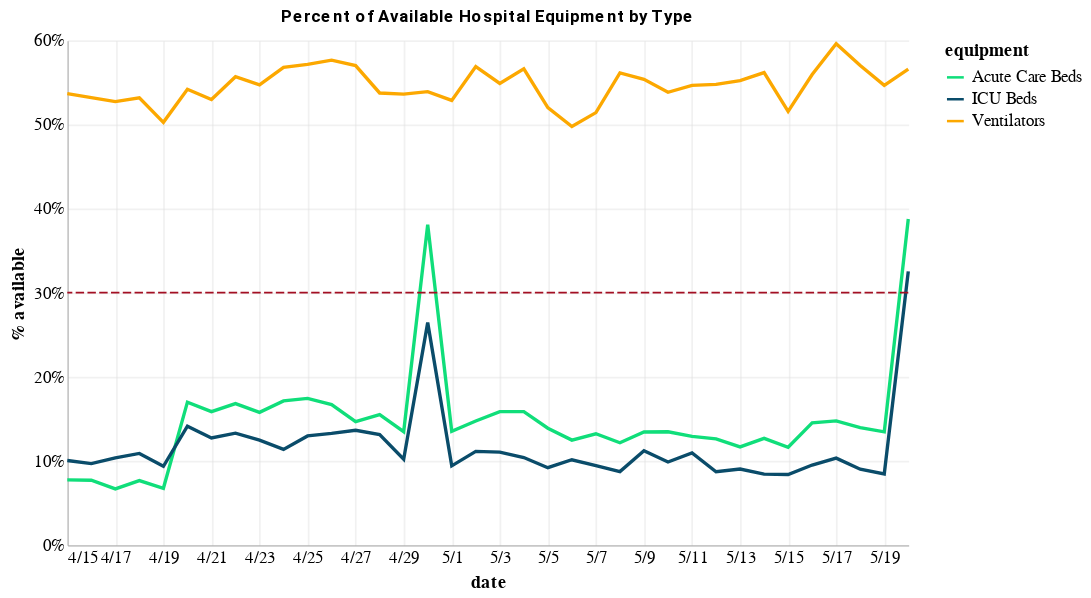

This figure's notebook cell:
### Markdown cell above
## Hospital Capacity Charts

### Code cell
hospital = utils.lacity_hospital_charts(start_date)

### Figure 1 — Vega-Lite specification as saved in the notebook (floating-point values rounded to 4 significant figures)
{"config": {"view": {"continuousWidth": 400, "continuousHeight": 300, "strokeOpacity": 0}, "axis": {"domainOpacity": 0.4, "gridOpacity": 0.4, "ticks": false}, "title": {"anchor": "middle", "color": "black", "font": "Roboto", "fontSize": 10}}, "layer": [{"data": {"name": "data-83e0010052bfa5a29168e0ba285cc966"}, "mark": "line", "encoding": {"color": {"type": "nominal", "field": "equipment", "scale": {"domain": ["Acute Care Beds", "ICU Beds", "Ventilators"], "range": ["#10DE7A", "#0A4C6A", "#FCA800"]}}, "x": {"type": "temporal", "axis": {"format": "%-m/%-d"}, "field": "date", "timeUnit": "monthdate", "title": "date"}, "y": {"type": "quantitative", "axis": {"format": "%"}, "field": "pct_available", "title": "% available"}}}, {"data": {"name": "data-3d40eef6f5c0bf9cd18ed8669401cbf2"}, "mark": {"type": "rule", "color": "#A30F23", "strokeDash": [5, 2]}, "encoding": {"y": {"type": "quantitative", "field": "y"}}}], "title": "Percent of Available Hospital Equipment by Type", "width": 500, "$schema": "https://vega.github.io/schema/vega-lite/v4.0.2.json", "datasets": {"data-83e0010052bfa5a29168e0ba285cc966": [{"date": "2020-04-15T07:00:00+00:00", "equipment": "Acute Care Beds", "type_total": 16910.0, "n_available": 1309.0, "pct_available": 0.0774}, {"date": "2020-04-15T07:00:00+00:00", "equipment": "ICU Beds", "type_total": 2480.0, "n_available": 249.0, "pct_available": 0.1004}, {"date": "2020-04-15T07:00:00+00:00", "equipment": "Ventilators", "type_total": 2104.0, "n_available": 1129.0, "pct_available": 0.5366}, {"date": "2020-04-16T07:00:00+00:00", "equipment": "Acute Care Beds", "type_total": 17000.0, "n_available": 1309.0, "pct_available": 0.077}, {"date": "2020-04-16T07:00:00+00:00", "equipment": "ICU Beds", "type_total": 2500.0, "n_available": 242.0, "pct_available": 0.0968}, {"date": "2020-04-16T07:00:00+00:00", "equipment": "Ventilators", "type_total": 2104.0, "n_available": 1119.0, "pct_available": 0.5318}, {"date": "2020-04-17T07:00:00+00:00", "equipment": "Acute Care Beds", "type_total": 17000.0, "n_available": 1133.0, "pct_available": 0.06665}, {"date": "2020-04-17T07:00:00+00:00", "equipment": "ICU Beds", "type_total": 2500.0, "n_available": 259.0, "pct_available": 0.1036}, {"date": "2020-04-17T07:00:00+00:00", "equipment": "Ventilators", "type_total": 2132.0, "n_available": 1124.0, "pct_available": 0.5272}, {"date": "2020-04-18T07:00:00+00:00", "equipment": "Acute Care Beds", "type_total": 17000.0, "n_available": 1301.0, "pct_available": 0.07653}, {"date": "2020-04-18T07:00:00+00:00", "equipment": "ICU Beds", "type_total": 2500.0, "n_available": 272.0, "pct_available": 0.1088}, {"date": "2020-04-18T07:00:00+00:00", "equipment": "Ventilators", "type_total": 1956.0, "n_available": 1040.0, "pct_available": 0.5317}, {"date": "2020-04-19T07:00:00+00:00", "equipment": "Acute Care Beds", "type_total": 17000.0, "n_available": 1145.0, "pct_available": 0.06735}, {"date": "2020-04-19T07:00:00+00:00", "equipment": "ICU Beds", "type_total": 2500.0, "n_available": 234.0, "pct_available": 0.0936}, {"date": "2020-04-19T07:00:00+00:00", "equipment": "Ventilators", "type_total": 1958.0, "n_available": 984.0, "pct_available": 0.5026}, {"date": "2020-04-20T07:00:00+00:00", "equipment": "Acute Care Beds", "type_total": 7072.0, "n_available": 1201.0, "pct_available": 0.1698}, {"date": "2020-04-20T07:00:00+00:00", "equipment": "ICU Beds", "type_total": 1643.0, "n_available": 232.0, "pct_available": 0.1412}, {"date": "2020-04-20T07:00:00+00:00", "equipment": "Ventilators", "type_total": 2076.0, "n_available": 1125.0, "pct_available": 0.5419}, {"date": "2020-04-21T07:00:00+00:00", "equipment": "Acute Care Beds", "type_total": 6642.0, "n_available": 1053.0, "pct_available": 0.1585}, {"date": "2020-04-21T07:00:00+00:00", "equipment": "ICU Beds", "type_total": 1934.0, "n_available": 246.0, "pct_available": 0.1272}, {"date": "2020-04-21T07:00:00+00:00", "equipment": "Ventilators", "type_total": 2158.0, "n_available": 1143.0, "pct_available": 0.5297}, {"date": "2020-04-22T07:00:00+00:00", "equipment": "Acute Care Beds", "type_total": 6260.0, "n_available": 1052.0, "pct_available": 0.1681}, {"date": "2020-04-22T07:00:00+00:00", "equipment": "ICU Beds", "type_total": 1986.0, "n_available": 264.0, "pct_available": 0.1329}, {"date": "2020-04-22T07:00:00+00:00", "equipment": "Ventilators", "type_total": 2204.0, "n_available": 1227.0, "pct_available": 0.5567}, {"date": "2020-04-23T07:00:00+00:00", "equipment": "Acute Care Beds", "type_total": 6107.0, "n_available": 963.0, "pct_available": 0.1577}, {"date": "2020-04-23T07:00:00+00:00", "equipment": "ICU Beds", "type_total": 1940.0, "n_available": 242.0, "pct_available": 0.1247}, {"date": "2020-04-23T07:00:00+00:00", "equipment": "Ventilators", "type_total": 2221.0, "n_available": 1215.0, "pct_available": 0.5471}, {"date": "2020-04-24T07:00:00+00:00", "equipment": "Acute Care Beds", "type_total": 6403.0, "n_available": 1097.0, "pct_available": 0.1713}, {"date": "2020-04-24T07:00:00+00:00", "equipment": "ICU Beds", "type_total": 1848.0, "n_available": 210.0, "pct_available": 0.1136}, {"date": "2020-04-24T07:00:00+00:00", "equipment": "Ventilators", "type_total": 2134.0, "n_available": 1212.0, "pct_available": 0.5679}, {"date": "2020-04-25T07:00:00+00:00", "equipment": "Acute Care Beds", "type_total": 6214.0, "n_available": 1083.0, "pct_available": 0.1743}, {"date": "2020-04-25T07:00:00+00:00", "equipment": "ICU Beds", "type_total": 1820.0, "n_available": 236.0, "pct_available": 0.1297}, {"date": "2020-04-25T07:00:00+00:00", "equipment": "Ventilators", "type_total": 2028.0, "n_available": 1159.0, "pct_available": 0.5715}, {"date": "2020-04-26T07:00:00+00:00", "equipment": "Acute Care Beds", "type_total": 6087.0, "n_available": 1016.0, "pct_available": 0.1669}, {"date": "2020-04-26T07:00:00+00:00", "equipment": "ICU Beds", "type_total": 1757.0, "n_available": 233.0, "pct_available": 0.1326}, {"date": "2020-04-26T07:00:00+00:00", "equipment": "Ventilators", "type_total": 1797.0, "n_available": 1036.0, "pct_available": 0.5765}, {"date": "2020-04-27T07:00:00+00:00", "equipment": "Acute Care Beds", "type_total": 6299.0, "n_available": 924.0, "pct_available": 0.1467}, {"date": "2020-04-27T07:00:00+00:00", "equipment": "ICU Beds", "type_total": 1870.0, "n_available": 255.0, "pct_available": 0.1364}, {"date": "2020-04-27T07:00:00+00:00", "equipment": "Ventilators", "type_total": 2042.0, "n_available": 1164.0, "pct_available": 0.57}, {"date": "2020-04-28T07:00:00+00:00", "equipment": "Acute Care Beds", "type_total": 6565.0, "n_available": 1018.0, "pct_available": 0.1551}, {"date": "2020-04-28T07:00:00+00:00", "equipment": "ICU Beds", "type_total": 1967.0, "n_available": 258.0, "pct_available": 0.1312}, {"date": "2020-04-28T07:00:00+00:00", "equipment": "Ventilators", "type_total": 2030.0, "n_available": 1091.0, "pct_available": 0.5374}, {"date": "2020-04-29T07:00:00+00:00", "equipment": "Acute Care Beds", "type_total": 6715.0, "n_available": 905.0, "pct_available": 0.1348}, {"date": "2020-04-29T07:00:00+00:00", "equipment": "ICU Beds", "type_total": 2168.0, "n_available": 221.0, "pct_available": 0.1019}, {"date": "2020-04-29T07:00:00+00:00", "equipment": "Ventilators", "type_total": 2263.0, "n_available": 1213.0, "pct_available": 0.536}, {"date": "2020-04-30T07:00:00+00:00", "equipment": "Acute Care Beds", "type_total": 2456.0, "n_available": 935.0, "pct_available": 0.3807}, {"date": "2020-04-30T07:00:00+00:00", "equipment": "ICU Beds", "type_total": 885.0, "n_available": 234.0, "pct_available": 0.2644}, {"date": "2020-04-30T07:00:00+00:00", "equipment": "Ventilators", "type_total": 2245.0, "n_available": 1210.0, "pct_available": 0.539}, {"date": "2020-05-01T07:00:00+00:00", "equipment": "Acute Care Beds", "type_total": 6843.0, "n_available": 925.0, "pct_available": 0.1352}, {"date": "2020-05-01T07:00:00+00:00", "equipment": "ICU Beds", "type_total": 2157.0, "n_available": 203.0, "pct_available": 0.09411}, {"date": "2020-05-01T07:00:00+00:00", "equipment": "Ventilators", "type_total": 2168.0, "n_available": 1146.0, "pct_available": 0.5286}, {"date": "2020-05-02T07:00:00+00:00", "equipment": "Acute Care Beds", "type_total": 6690.0, "n_available": 986.0, "pct_available": 0.1474}, {"date": "2020-05-02T07:00:00+00:00", "equipment": "ICU Beds", "type_total": 2120.0, "n_available": 236.0, "pct_available": 0.1113}, {"date": "2020-05-02T07:00:00+00:00", "equipment": "Ventilators", "type_total": 2046.0, "n_available": 1164.0, "pct_available": 0.5689}, {"date": "2020-05-03T07:00:00+00:00", "equipment": "Acute Care Beds", "type_total": 6565.0, "n_available": 1041.0, "pct_available": 0.1586}, {"date": "2020-05-03T07:00:00+00:00", "equipment": "ICU Beds", "type_total": 2129.0, "n_available": 235.0, "pct_available": 0.1104}, {"date": "2020-05-03T07:00:00+00:00", "equipment": "Ventilators", "type_total": 2028.0, "n_available": 1113.0, "pct_available": 0.5488}, {"date": "2020-05-04T07:00:00+00:00", "equipment": "Acute Care Beds", "type_total": 6651.0, "n_available": 1055.0, "pct_available": 0.1586}, {"date": "2020-05-04T07:00:00+00:00", "equipment": "ICU Beds", "type_total": 2173.0, "n_available": 226.0, "pct_available": 0.104}, {"date": "2020-05-04T07:00:00+00:00", "equipment": "Ventilators", "type_total": 2351.0, "n_available": 1331.0, "pct_available": 0.5661}, {"date": "2020-05-05T07:00:00+00:00", "equipment": "Acute Care Beds", "type_total": 6801.0, "n_available": 944.0, "pct_available": 0.1388}, {"date": "2020-05-05T07:00:00+00:00", "equipment": "ICU Beds", "type_total": 2210.0, "n_available": 203.0, "pct_available": 0.09186}, {"date": "2020-05-05T07:00:00+00:00", "equipment": "Ventilators", "type_total": 2196.0, "n_available": 1142.0, "pct_available": 0.52}, {"date": "2020-05-06T07:00:00+00:00", "equipment": "Acute Care Beds", "type_total": 6642.0, "n_available": 828.0, "pct_available": 0.1247}, {"date": "2020-05-06T07:00:00+00:00", "equipment": "ICU Beds", "type_total": 2152.0, "n_available": 218.0, "pct_available": 0.1013}, {"date": "2020-05-06T07:00:00+00:00", "equipment": "Ventilators", "type_total": 2106.0, "n_available": 1048.0, "pct_available": 0.4976}, {"date": "2020-05-07T07:00:00+00:00", "equipment": "Acute Care Beds", "type_total": 6619.0, "n_available": 875.0, "pct_available": 0.1322}, {"date": "2020-05-07T07:00:00+00:00", "equipment": "ICU Beds", "type_total": 2152.0, "n_available": 203.0, "pct_available": 0.09433}, {"date": "2020-05-07T07:00:00+00:00", "equipment": "Ventilators", "type_total": 2229.0, "n_available": 1146.0, "pct_available": 0.5141}, {"date": "2020-05-08T07:00:00+00:00", "equipment": "Acute Care Beds", "type_total": 6667.0, "n_available": 810.0, "pct_available": 0.1215}, {"date": "2020-05-08T07:00:00+00:00", "equipment": "ICU Beds", "type_total": 2131.0, "n_available": 186.0, "pct_available": 0.08728}, {"date": "2020-05-08T07:00:00+00:00", "equipment": "Ventilators", "type_total": 2170.0, "n_available": 1218.0, "pct_available": 0.5613}, {"date": "2020-05-09T07:00:00+00:00", "equipment": "Acute Care Beds", "type_total": 6610.0, "n_available": 888.0, "pct_available": 0.1343}, {"date": "2020-05-09T07:00:00+00:00", "equipment": "ICU Beds", "type_total": 2140.0, "n_available": 240.0, "pct_available": 0.1121}, {"date": "2020-05-09T07:00:00+00:00", "equipment": "Ventilators", "type_total": 2086.0, "n_available": 1155.0, "pct_available": 0.5537}, {"date": "2020-05-10T07:00:00+00:00", "equipment": "Acute Care Beds", "type_total": 6329.0, "n_available": 852.0, "pct_available": 0.1346}, {"date": "2020-05-10T07:00:00+00:00", "equipment": "ICU Beds", "type_total": 2068.0, "n_available": 204.0, "pct_available": 0.09865}, {"date": "2020-05-10T07:00:00+00:00", "equipment": "Ventilators", "type_total": 2194.0, "n_available": 1181.0, "pct_available": 0.5383}, {"date": "2020-05-11T07:00:00+00:00", "equipment": "Acute Care Beds", "type_total": 6892.0, "n_available": 890.0, "pct_available": 0.1291}, {"date": "2020-05-11T07:00:00+00:00", "equipment": "ICU Beds", "type_total": 2249.0, "n_available": 246.0, "pct_available": 0.1094}, {"date": "2020-05-11T07:00:00+00:00", "equipment": "Ventilators", "type_total": 2295.0, "n_available": 1254.0, "pct_available": 0.5464}, {"date": "2020-05-12T07:00:00+00:00", "equipment": "Acute Care Beds", "type_total": 6930.0, "n_available": 874.0, "pct_available": 0.1261}, {"date": "2020-05-12T07:00:00+00:00", "equipment": "ICU Beds", "type_total": 2148.0, "n_available": 187.0, "pct_available": 0.08706}, {"date": "2020-05-12T07:00:00+00:00", "equipment": "Ventilators", "type_total": 2248.0, "n_available": 1231.0, "pct_available": 0.5476}, {"date": "2020-05-13T07:00:00+00:00", "equipment": "Acute Care Beds", "type_total": 7053.0, "n_available": 822.0, "pct_available": 0.1165}, {"date": "2020-05-13T07:00:00+00:00", "equipment": "ICU Beds", "type_total": 2204.0, "n_available": 199.0, "pct_available": 0.09029}, {"date": "2020-05-13T07:00:00+00:00", "equipment": "Ventilators", "type_total": 2385.0, "n_available": 1317.0, "pct_available": 0.5522}, {"date": "2020-05-14T07:00:00+00:00", "equipment": "Acute Care Beds", "type_total": 7030.0, "n_available": 891.0, "pct_available": 0.1267}, {"date": "2020-05-14T07:00:00+00:00", "equipment": "ICU Beds", "type_total": 2209.0, "n_available": 186.0, "pct_available": 0.0842}, {"date": "2020-05-14T07:00:00+00:00", "equipment": "Ventilators", "type_total": 2213.0, "n_available": 1243.0, "pct_available": 0.5617}, {"date": "2020-05-15T07:00:00+00:00", "equipment": "Acute Care Beds", "type_total": 6816.0, "n_available": 792.0, "pct_available": 0.1162}, {"date": "2020-05-15T07:00:00+00:00", "equipment": "ICU Beds", "type_total": 2184.0, "n_available": 183.0, "pct_available": 0.08379}, {"date": "2020-05-15T07:00:00+00:00", "equipment": "Ventilators", "type_total": 2050.0, "n_available": 1057.0, "pct_available": 0.5156}, {"date": "2020-05-16T07:00:00+00:00", "equipment": "Acute Care Beds", "type_total": 6561.0, "n_available": 953.0, "pct_available": 0.1453}, {"date": "2020-05-16T07:00:00+00:00", "equipment": "ICU Beds", "type_total": 2125.0, "n_available": 202.0, "pct_available": 0.09506}, {"date": "2020-05-16T07:00:00+00:00", "equipment": "Ventilators", "type_total": 2047.0, "n_available": 1145.0, "pct_available": 0.5594}, {"date": "2020-05-17T07:00:00+00:00", "equipment": "Acute Care Beds", "type_total": 6496.0, "n_available": 958.0, "pct_available": 0.1475}, {"date": "2020-05-17T07:00:00+00:00", "equipment": "ICU Beds", "type_total": 2072.0, "n_available": 214.0, "pct_available": 0.1033}, {"date": "2020-05-17T07:00:00+00:00", "equipment": "Ventilators", "type_total": 2062.0, "n_available": 1229.0, "pct_available": 0.596}, {"date": "2020-05-18T07:00:00+00:00", "equipment": "Acute Care Beds", "type_total": 6718.0, "n_available": 938.0, "pct_available": 0.1396}, {"date": "2020-05-18T07:00:00+00:00", "equipment": "ICU Beds", "type_total": 2165.0, "n_available": 195.0, "pct_available": 0.09007}, {"date": "2020-05-18T07:00:00+00:00", "equipment": "Ventilators", "type_total": 2317.0, "n_available": 1321.0, "pct_available": 0.5701}, {"date": "2020-05-19T07:00:00+00:00", "equipment": "Acute Care Beds", "type_total": 7021.0, "n_available": 944.0, "pct_available": 0.1345}, {"date": "2020-05-19T07:00:00+00:00", "equipment": "ICU Beds", "type_total": 2180.0, "n_available": 184.0, "pct_available": 0.0844}, {"date": "2020-05-19T07:00:00+00:00", "equipment": "Ventilators", "type_total": 2309.0, "n_available": 1262.0, "pct_available": 0.5466}, {"date": "2020-05-20T07:00:00+00:00", "equipment": "Acute Care Beds", "type_total": 2051.0, "n_available": 795.0, "pct_available": 0.3876}, {"date": "2020-05-20T07:00:00+00:00", "equipment": "ICU Beds", "type_total": 707.0, "n_available": 230.0, "pct_available": 0.3253}, {"date": "2020-05-20T07:00:00+00:00", "equipment": "Ventilators", "type_total": 2269.0, "n_available": 1284.0, "pct_available": 0.5659}], "data-3d40eef6f5c0bf9cd18ed8669401cbf2": [{"y": 0.3}]}}
